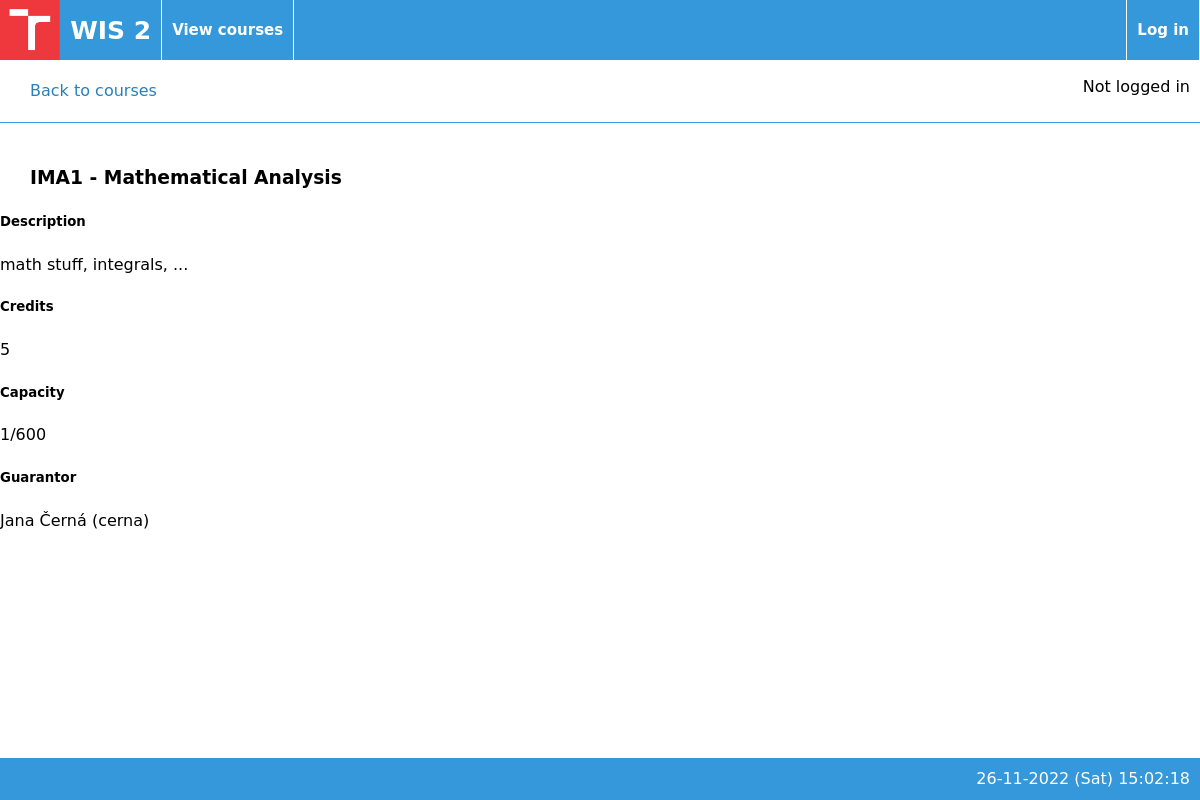
/www/html/detailcourse.php?courseID=2, run on the app's committed database.
### tables this page shows
CREATE TABLE Course (
    courseID INTEGER NOT NULL PRIMARY KEY AUTO_INCREMENT,
    courseName VARCHAR(128) UNIQUE NOT NULL,
    courseFullName VARCHAR(128),
    courseDescription TEXT,
    courseState INTEGER NOT NULL,
    courseCredits INTEGER,
    courseCapacity INTEGER,
    courseOpen BOOLEAN
);

CREATE TABLE Account (
    accountID INTEGER PRIMARY KEY AUTO_INCREMENT NOT NULL,
    accountUsername VARCHAR(128) NOT NULL UNIQUE,
    accountPassword VARCHAR(128),
    accountRealName VARCHAR(128),
    accountAddress VARCHAR(128),
    accountDateOfBirth DATE,
    accountEmail VARCHAR(128),
    accountTeacher BOOLEAN,
    accountStudent BOOLEAN,
    accountAdmin BOOLEAN
);

### www/html/includes/courses-inc.php (called while the page is built, shortened)
<?php
function getCourseByID($courseID) {
    $conn = $GLOBALS['conn'];
    $stmt = $conn->prepare("SELECT * FROM Course WHERE courseID = ?");
    $stmt->execute([$courseID]);
    return $stmt->fetch(PDO::FETCH_OBJ);
}
function getGuarantorID($courseID) {
    $conn = $GLOBALS['conn'];
    $stmt = $conn->prepare("SELECT accountID FROM Guarantees WHERE courseID = ?");
    $stmt->execute([$courseID]);
    $result = $stmt->fetch(PDO::FETCH_OBJ);
    return $result->accountID;
}
function getCourseSignedUpNumber($courseID) {
    $conn = $GLOBALS['conn'];
    $stmt = $conn->prepare("SELECT COUNT(*) AS count FROM Attends WHERE courseID = ? AND approved = true");
    $stmt->execute([$courseID]);
    $result = $stmt->fetch(PDO::FETCH_OBJ);
    return $result->count;
}
?>

### www/html/includes/users-inc.php (called while the page is built, shortened)
<?php
 function getUserByID($uid) {
    $conn = $GLOBALS['conn'];
    $stmt = $conn->prepare("SELECT * FROM Account WHERE accountID = ?");
    $stmt->execute([$uid]);
    $user_to_return = $stmt->fetch(PDO::FETCH_OBJ);
    return $user_to_return;
}

### www/html/detailcourse.php (the view, shortened to what this page needs)
<?php
    require_once 'includes/courses-inc.php';
    require_once 'includes/users-inc.php';
    $courseID = $_GET['courseID'];
    $course = getCourseByID($courseID);
?>
<!DOCTYPE html>
<html>
<?php include_once 'templates/header.php' ?>
<?php include_once 'templates/navbar.php' ?>
<div id="button_back" ><a href=viewcourses.php>Back to courses</a></div><br/>
</section>
<div id="view_course">
<h3><?php echo $course->courseName . " - " . $course->courseFullName ?></h3>
<h5>Description</h5>
<?php echo $course->courseDescription ?>
<h5>Credits</h5>
<?php echo $course->courseCredits ?>
<h5>Capacity</h5>
<?php echo getCourseSignedUpNumber($courseID) . "/" . $course->courseCapacity?>
<h5>Guarantor</h5>
<?php
    $guarantor = getUserByID(getGuarantorID($course->courseID));
    echo $guarantor->accountRealName . " (" . $guarantor->accountUsername . ")";
?>
</div>
<?php include_once 'templates/footer.php' ?>
</html>

### www/html/css/style.css (style rules this page uses)
* { line-height: 1.4; font-family: Verdana, "DejaVu Sans", Arial, sans-serif; }
body { padding: 0; margin: 0; padding-bottom: 50px; }
h3 { margin-left: 30px; }
#button_back { grid-column: 1; grid-row: 1; border-bottom: #3498DB 1px solid; padding: 20px 0; }
#button_back a { color: #2980B9; text-decoration: none; padding: 30px; }

### data on the page
course: courseName "IMA1", courseFullName "Mathematical Analysis", courseDescription "math stuff, integrals, ...", courseCredits "5", courseCapacity "600"
account: accountRealName "Jana Černá", accountUsername "cerna"

### other printed values
getCourseSignedUpNumber($courseID) "1"
$date_time "26-11-2022 (Sat) 15:02:18"
